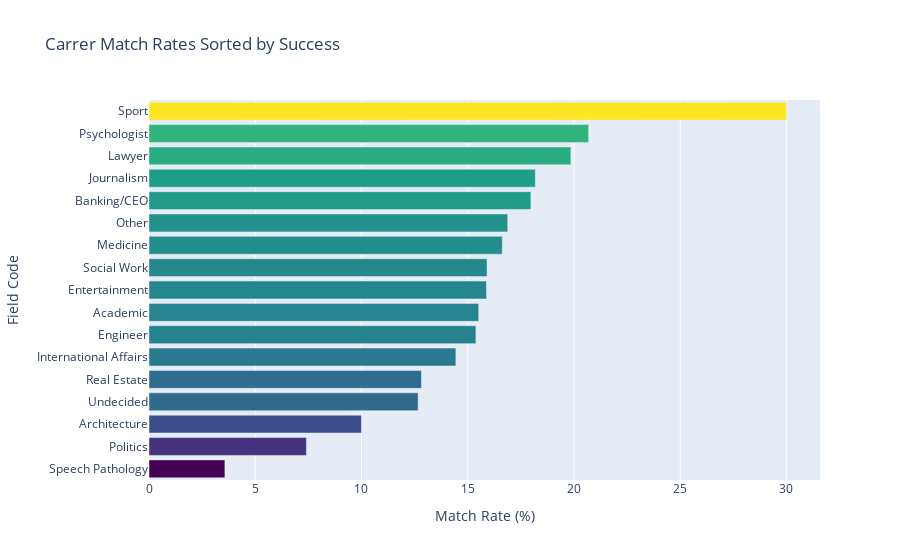

The cell this chart's notebook holds for it:
### Code cell
# Update layout
fig.update_layout(
    title='Carrer Match Rates Sorted by Success',
    xaxis_title='Match Rate (%)',
    yaxis_title='Field Code',
    yaxis={'categoryorder':'total ascending'}  # Ensure the bars are sorted
)
# Show plot
fig.show()

### Figure 1 — Plotly figure (JSON) as saved in the notebook; plotly's stock layout.template omitted (floating-point values rounded to 4 significant figures)
{"data": [{"marker": {"color": [30, 20.69, 19.85, 18.18, 17.97, 16.88, 16.63, 15.91, 15.88, 15.52, 15.38, 14.44, 12.82, 12.66, 10, 7.407, 3.571], "colorscale": [[0, "#440154"], [0.1111, "#482878"], [0.2222, "#3e4989"], [0.3333, "#31688e"], [0.4444, "#26828e"], [0.5556, "#1f9e89"], [0.6667, "#35b779"], [0.7778, "#6ece58"], [0.8889, "#b5de2b"], [1, "#fde725"]]}, "orientation": "h", "type": "bar", "x": [30, 20.69, 19.85, 18.18, 17.97, 16.88, 16.63, 15.91, 15.88, 15.52, 15.38, 14.44, 12.82, 12.66, 10, 7.407, 3.571], "y": ["Sport", "Psychologist", "Lawyer", "Journalism", "Banking/CEO", "Other", "Medicine", "Social Work", "Entertainment", "Academic", "Engineer", "International Affairs", "Real Estate", "Undecided", "Architecture", "Politics", "Speech Pathology"]}], "layout": {"title": {"text": "Carrer Match Rates Sorted by Success"}, "xaxis": {"title": {"text": "Match Rate (%)"}}, "yaxis": {"categoryorder": "total ascending", "title": {"text": "Field Code"}}}}
